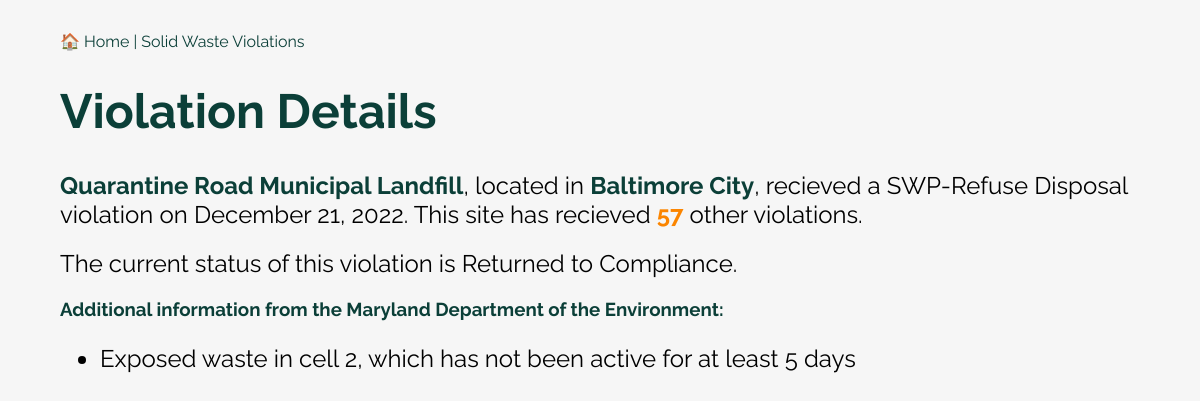
Page /violation/546 on the committed database.
### app.py (models this page shows)
class Violation(Model):
    site_no = CharField()
    site_name = CharField()
    street_address = CharField()
    city_state_zip = CharField()
    county = CharField()
    media = CharField()
    violation_date = DateTimeField()
    status = CharField()
    resolved_date = DateTimeField()
    violation = CharField()
    id = CharField(primary_key=True, unique=True)
    latitude = FloatField()
    longitude = FloatField()
    @property
    def county_obj(self):
        return County.get(County.county == self.county)
    class Meta:
        table_name = "violations"
        database = db

### app.py (the view)
@app.route("/violation/<id>")
def detail(id):
    template = 'detail.html'
    violation = Violation.get(Violation.id == id)
    if violation.violation_date:
        date_start = datetime.strptime(violation.violation_date, "%Y/%m/%d").strftime('%B %d, %Y')
    else:
        date_start = 'Unknown'
    other_violation_count = Violation.select().where(Violation.site_no == violation.site_no).count() - 1
    return render_template('detail.html',
                           street_address=violation.street_address,
                           county=violation.county,
                           site_name=violation.site_name,
                           date_start=date_start,
                           violation_type=violation.media,
                           violation=violation,
                           other_violation_count=other_violation_count)

### templates/detail.html (shortened to what this page needs)
<!doctype html>
<html>
  <head>
    <link rel="stylesheet" href="https://unpkg.com/leaflet@1.9.3/dist/leaflet.css"
/>
    <link rel="stylesheet" href="{{ url_for('static', filename='style.css') }}">
  </head>
  <body>
      <div class="jumbotron">
        <div class="container">
          <nav class="navbar navbar-expand-lg navbar-dark bg-dark">
            <a class="navbar-brand" href="/">&#127968 Home | Solid Waste Violations</a>
          </nav>
          <h1>Violation Details</h1>
          <h2 class="display-4"><b><a href="{{ url_for('site', site_no=violation.site_no) }}">{{ site_name }}</a></b>, located in <b><a href="{{ url_for('county', slug=violation.county_obj.slug) }}">{{ county }}</a></b>, recieved a {{ violation_type }} violation on {{ date_start }}. This site has recieved <div class="total">{{ other_violation_count }}</div> other violations.</h1>
          <h2>The current status of this violation is {{ violation.status }}.</h2>
          <h3>Additional information from the Maryland Department of the Environment:</h3>
          <h2>
            <ul>
            <li>{{ violation.violation }}</li></ul></h2>
          <br>
          <br>
        </div>
      </div>
  </body>
</html>

### static/style.css (style rules this page uses)
.container { width: 90%; margin: auto; overflow-x: auto; }
body { margin: 0 auto; padding: 0; font-family: 'Raleway', sans-serif; background-color: #F6F6F6; max-width: 1200px; margin-top: 2em; margin-bottom: 1em; }
h1 { color: #0B3F38; font-size: 3em; }
h3 { color: #0B3F38; }
b { color: #0B3F38; }
.total { font-weight: bold; color: #fb8500; display: inline; }
a { text-decoration: none; color: #0B3F38; }
h1 { font-size: 3em; }
h2 { font-weight: normal; }

### rows in the picture
Violation: site_name "Quarantine Road Municipal Landfill", county "Baltimore City", media "SWP-Refuse Disposal", status "Returned to Compliance", violation "Exposed waste in cell 2, which has not been active for at least 5 days"

### other values in the picture
{{ date_start }} "December 21, 2022"
{{ other_violation_count }} "57"
